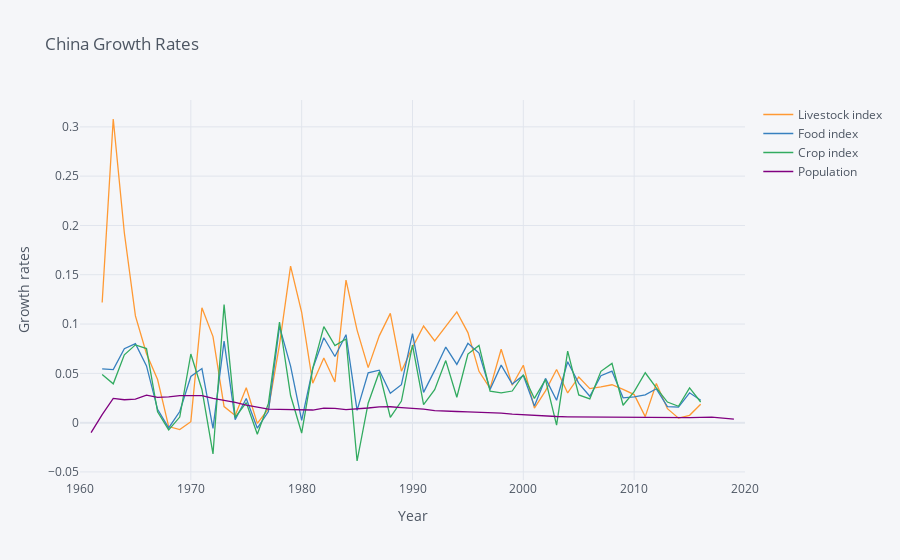

Notebook source saved alongside this figure:
### Code cell
np.log(food).diff().iplot(xTitle="Year",yTitle="Growth rates", title = 'China Growth Rates')
